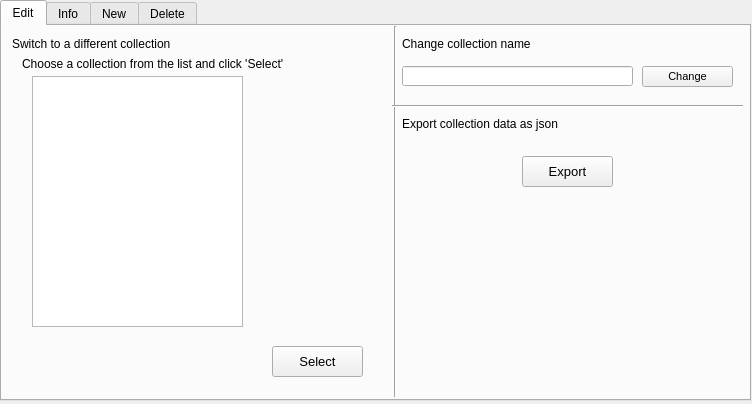
<?xml version="1.0" encoding="UTF-8"?>
<ui version="4.0">
 <class>MainWindow</class>
 <widget class="QMainWindow" name="MainWindow">
  <property name="geometry">
   <rect>
    <x>0</x>
    <y>0</y>
    <width>752</width>
    <height>404</height>
   </rect>
  </property>
  <property name="minimumSize">
   <size>
    <width>752</width>
    <height>404</height>
   </size>
  </property>
  <property name="maximumSize">
   <size>
    <width>752</width>
    <height>404</height>
   </size>
  </property>
  <property name="windowTitle">
   <string>MainWindow</string>
  </property>
  <widget class="QWidget" name="centralwidget">
   <property name="minimumSize">
    <size>
     <width>752</width>
     <height>404</height>
    </size>
   </property>
   <property name="maximumSize">
    <size>
     <width>752</width>
     <height>404</height>
    </size>
   </property>
   <property name="styleSheet">
    <string notr="true">QTabWidget &gt; QWidget {
	/*background-color: rgb(5, 184, 172);*/
	background-color: rgb(244, 244, 244);
	font-family: sansserif;
}

QFrame {
	background-white;
}

QTableWidget {
	background-color: white;
}

QGroupBox {
	/* background-color: rgb(101, 229, 230) */
	background-color: rgb(248, 248, 248);
}

</string>
   </property>
   <widget class="QTabWidget" name="tabWidget">
    <property name="geometry">
     <rect>
      <x>0</x>
      <y>0</y>
      <width>751</width>
      <height>401</height>
     </rect>
    </property>
    <property name="contextMenuPolicy">
     <enum>Qt::DefaultContextMenu</enum>
    </property>
    <property name="styleSheet">
     <string notr="true">#infoTab {
	background-color: rgb(243, 243, 243);
}</string>
    </property>
    <property name="currentIndex">
     <number>0</number>
    </property>
    <widget class="QWidget" name="editTab">
     <attribute name="title">
      <string>Edit</string>
     </attribute>
     <widget class="QLabel" name="label">
      <property name="geometry">
       <rect>
        <x>10</x>
        <y>10</y>
        <width>371</width>
        <height>16</height>
       </rect>
      </property>
      <property name="text">
       <string>Switch to a different collection</string>
      </property>
     </widget>
     <widget class="QLabel" name="label_2">
      <property name="geometry">
       <rect>
        <x>20</x>
        <y>30</y>
        <width>351</width>
        <height>16</height>
       </rect>
      </property>
      <property name="text">
       <string>Choose a collection from the list and click 'Select'</string>
      </property>
     </widget>
     <widget class="QListWidget" name="collectionList">
      <property name="geometry">
       <rect>
        <x>30</x>
        <y>50</y>
        <width>211</width>
        <height>251</height>
       </rect>
      </property>
      <property name="font">
       <font>
        <family>Consolas</family>
        <pointsize>10</pointsize>
       </font>
      </property>
      <property name="cursor" stdset="0">
       <cursorShape>PointingHandCursor</cursorShape>
      </property>
     </widget>
     <widget class="QPushButton" name="selectButton">
      <property name="geometry">
       <rect>
        <x>270</x>
        <y>320</y>
        <width>91</width>
        <height>31</height>
       </rect>
      </property>
      <property name="font">
       <font>
        <pointsize>10</pointsize>
        <weight>50</weight>
        <bold>false</bold>
       </font>
      </property>
      <property name="cursor">
       <cursorShape>PointingHandCursor</cursorShape>
      </property>
      <property name="styleSheet">
       <string notr="true"/>
      </property>
      <property name="text">
       <string>Select</string>
      </property>
      <property name="default">
       <bool>false</bool>
      </property>
      <property name="flat">
       <bool>false</bool>
      </property>
     </widget>
     <widget class="Line" name="line">
      <property name="geometry">
       <rect>
        <x>383</x>
        <y>0</y>
        <width>20</width>
        <height>371</height>
       </rect>
      </property>
      <property name="orientation">
       <enum>Qt::Vertical</enum>
      </property>
     </widget>
     <widget class="QLabel" name="label_4">
      <property name="geometry">
       <rect>
        <x>400</x>
        <y>10</y>
        <width>321</width>
        <height>16</height>
       </rect>
      </property>
      <property name="text">
       <string>Change collection name</string>
      </property>
     </widget>
     <widget class="QPushButton" name="changeCollectionNameButton">
      <property name="geometry">
       <rect>
        <x>640</x>
        <y>40</y>
        <width>91</width>
        <height>21</height>
       </rect>
      </property>
      <property name="font">
       <font>
        <pointsize>8</pointsize>
        <weight>50</weight>
        <bold>false</bold>
       </font>
      </property>
      <property name="cursor">
       <cursorShape>PointingHandCursor</cursorShape>
      </property>
      <property name="styleSheet">
       <string notr="true"/>
      </property>
      <property name="text">
       <string>Change</string>
      </property>
      <property name="default">
       <bool>false</bool>
      </property>
      <property name="flat">
       <bool>false</bool>
      </property>
     </widget>
     <widget class="Line" name="line_2">
      <property name="geometry">
       <rect>
        <x>390</x>
        <y>70</y>
        <width>351</width>
        <height>20</height>
       </rect>
      </property>
      <property name="orientation">
       <enum>Qt::Horizontal</enum>
      </property>
     </widget>
     <widget class="QLabel" name="label_5">
      <property name="geometry">
       <rect>
        <x>400</x>
        <y>90</y>
        <width>321</width>
        <height>16</height>
       </rect>
      </property>
      <property name="text">
       <string>Export collection data as json</string>
      </property>
     </widget>
     <widget class="QPushButton" name="exportButton">
      <property name="geometry">
       <rect>
        <x>520</x>
        <y>130</y>
        <width>91</width>
        <height>31</height>
       </rect>
      </property>
      <property name="font">
       <font>
        <pointsize>10</pointsize>
        <weight>50</weight>
        <bold>false</bold>
       </font>
      </property>
      <property name="cursor">
       <cursorShape>PointingHandCursor</cursorShape>
      </property>
      <property name="styleSheet">
       <string notr="true"/>
      </property>
      <property name="text">
       <string>Export</string>
      </property>
      <property name="default">
       <bool>false</bool>
      </property>
      <property name="flat">
       <bool>false</bool>
      </property>
     </widget>
     <widget class="QLineEdit" name="collectionNameLineEdit">
      <property name="geometry">
       <rect>
        <x>400</x>
        <y>40</y>
        <width>231</width>
        <height>20</height>
       </rect>
      </property>
     </widget>
    </widget>
    <widget class="QWidget" name="infoTab">
     <attribute name="title">
      <string>Info</string>
     </attribute>
     <widget class="QLabel" name="label_3">
      <property name="geometry">
       <rect>
        <x>20</x>
        <y>30</y>
        <width>231</width>
        <height>16</height>
       </rect>
      </property>
      <property name="font">
       <font>
        <family>Consolas</family>
        <pointsize>8</pointsize>
        <weight>75</weight>
        <italic>false</italic>
        <bold>true</bold>
       </font>
      </property>
      <property name="text">
       <string>Current Database:</string>
      </property>
      <property name="alignment">
       <set>Qt::AlignRight|Qt::AlignTrailing|Qt::AlignVCenter</set>
      </property>
     </widget>
     <widget class="QLabel" name="currentDatabaseLabel">
      <property name="geometry">
       <rect>
        <x>270</x>
        <y>30</y>
        <width>461</width>
        <height>16</height>
       </rect>
      </property>
      <property name="font">
       <font>
        <family>Consolas</family>
        <pointsize>8</pointsize>
       </font>
      </property>
      <property name="text">
       <string>MAIN_DB</string>
      </property>
     </widget>
     <widget class="QLabel" name="currentCollectionLabel">
      <property name="geometry">
       <rect>
        <x>270</x>
        <y>50</y>
        <width>461</width>
        <height>16</height>
       </rect>
      </property>
      <property name="font">
       <font>
        <family>Consolas</family>
        <pointsize>8</pointsize>
       </font>
      </property>
      <property name="text">
       <string>USERS</string>
      </property>
     </widget>
     <widget class="QLabel" name="label_6">
      <property name="geometry">
       <rect>
        <x>20</x>
        <y>50</y>
        <width>231</width>
        <height>16</height>
       </rect>
      </property>
      <property name="font">
       <font>
        <family>Consolas</family>
        <pointsize>8</pointsize>
        <weight>75</weight>
        <italic>false</italic>
        <bold>true</bold>
       </font>
      </property>
      <property name="text">
       <string>Current Collection:</string>
      </property>
      <property name="alignment">
       <set>Qt::AlignRight|Qt::AlignTrailing|Qt::AlignVCenter</set>
      </property>
     </widget>
     <widget class="QLabel" name="documentCountLabel">
      <property name="geometry">
       <rect>
        <x>270</x>
        <y>70</y>
        <width>461</width>
        <height>16</height>
       </rect>
      </property>
      <property name="font">
       <font>
        <family>Consolas</family>
        <pointsize>8</pointsize>
       </font>
      </property>
      <property name="text">
       <string>1234</string>
      </property>
     </widget>
     <widget class="QLabel" name="label_8">
      <property name="geometry">
       <rect>
        <x>20</x>
        <y>70</y>
        <width>231</width>
        <height>16</height>
       </rect>
      </property>
      <property name="font">
       <font>
        <family>Consolas</family>
        <pointsize>8</pointsize>
        <weight>75</weight>
        <italic>false</italic>
        <bold>true</bold>
       </font>
      </property>
      <property name="text">
       <string>Document Count:</string>
      </property>
      <property name="alignment">
       <set>Qt::AlignRight|Qt::AlignTrailing|Qt::AlignVCenter</set>
      </property>
     </widget>
     <widget class="QLabel" name="databaseCountLabel">
      <property name="geometry">
       <rect>
        <x>270</x>
        <y>140</y>
        <width>461</width>
        <height>16</height>
       </rect>
      </property>
      <property name="font">
       <font>
        <family>Consolas</family>
        <pointsize>8</pointsize>
       </font>
      </property>
      <property name="text">
       <string>12</string>
      </property>
     </widget>
     <widget class="QLabel" name="label_10">
      <property name="geometry">
       <rect>
        <x>20</x>
        <y>140</y>
        <width>231</width>
        <height>16</height>
       </rect>
      </property>
      <property name="font">
       <font>
        <family>Consolas</family>
        <pointsize>8</pointsize>
        <weight>75</weight>
        <italic>false</italic>
        <bold>true</bold>
       </font>
      </property>
      <property name="text">
       <string>Total database count on server:</string>
      </property>
      <property name="alignment">
       <set>Qt::AlignRight|Qt::AlignTrailing|Qt::AlignVCenter</set>
      </property>
     </widget>
    </widget>
    <widget class="QWidget" name="newTab">
     <attribute name="title">
      <string>New</string>
     </attribute>
     <widget class="QLabel" name="label_11">
      <property name="geometry">
       <rect>
        <x>10</x>
        <y>10</y>
        <width>721</width>
        <height>16</height>
       </rect>
      </property>
      <property name="text">
       <string>To create a new collection, select a template from the list, then click 'Create'</string>
      </property>
     </widget>
     <widget class="QLabel" name="label_12">
      <property name="geometry">
       <rect>
        <x>10</x>
        <y>40</y>
        <width>71</width>
        <height>21</height>
       </rect>
      </property>
      <property name="text">
       <string>Templates</string>
      </property>
     </widget>
     <widget class="QListWidget" name="templateList">
      <property name="geometry">
       <rect>
        <x>10</x>
        <y>60</y>
        <width>256</width>
        <height>111</height>
       </rect>
      </property>
      <property name="font">
       <font>
        <family>Consolas</family>
        <pointsize>10</pointsize>
       </font>
      </property>
      <property name="cursor" stdset="0">
       <cursorShape>PointingHandCursor</cursorShape>
      </property>
      <item>
       <property name="text">
        <string>Blank Collection</string>
       </property>
      </item>
      <item>
       <property name="text">
        <string>Clone Current</string>
       </property>
      </item>
     </widget>
     <widget class="QPushButton" name="createCollectionButton">
      <property name="geometry">
       <rect>
        <x>590</x>
        <y>320</y>
        <width>131</width>
        <height>41</height>
       </rect>
      </property>
      <property name="font">
       <font>
        <pointsize>8</pointsize>
        <weight>75</weight>
        <bold>true</bold>
       </font>
      </property>
      <property name="cursor">
       <cursorShape>PointingHandCursor</cursorShape>
      </property>
      <property name="styleSheet">
       <string notr="true"/>
      </property>
      <property name="text">
       <string>Create Collection</string>
      </property>
      <property name="default">
       <bool>false</bool>
      </property>
      <property name="flat">
       <bool>false</bool>
      </property>
     </widget>
     <widget class="QLabel" name="label_14">
      <property name="geometry">
       <rect>
        <x>10</x>
        <y>200</y>
        <width>721</width>
        <height>21</height>
       </rect>
      </property>
      <property name="text">
       <string>Give your new collection a name</string>
      </property>
     </widget>
     <widget class="QLineEdit" name="newCollectionNameLineEdit">
      <property name="geometry">
       <rect>
        <x>10</x>
        <y>230</y>
        <width>251</width>
        <height>20</height>
       </rect>
      </property>
     </widget>
    </widget>
    <widget class="QWidget" name="deleteTab">
     <attribute name="title">
      <string>Delete</string>
     </attribute>
     <widget class="QPushButton" name="dropCollectionButton">
      <property name="geometry">
       <rect>
        <x>290</x>
        <y>150</y>
        <width>181</width>
        <height>51</height>
       </rect>
      </property>
      <property name="font">
       <font>
        <pointsize>10</pointsize>
        <weight>75</weight>
        <bold>true</bold>
       </font>
      </property>
      <property name="cursor">
       <cursorShape>PointingHandCursor</cursorShape>
      </property>
      <property name="styleSheet">
       <string notr="true">#deleteButton {
	color: white;
	background-color: red;
}</string>
      </property>
      <property name="text">
       <string>Drop Collection</string>
      </property>
      <property name="default">
       <bool>false</bool>
      </property>
      <property name="flat">
       <bool>false</bool>
      </property>
     </widget>
     <widget class="QLabel" name="label_13">
      <property name="geometry">
       <rect>
        <x>20</x>
        <y>20</y>
        <width>691</width>
        <height>16</height>
       </rect>
      </property>
      <property name="text">
       <string>Warning! This will permanently drop this collection. Be absolutely sure that you want to do this.</string>
      </property>
     </widget>
    </widget>
   </widget>
  </widget>
 </widget>
 <resources/>
 <connections/>
</ui>
